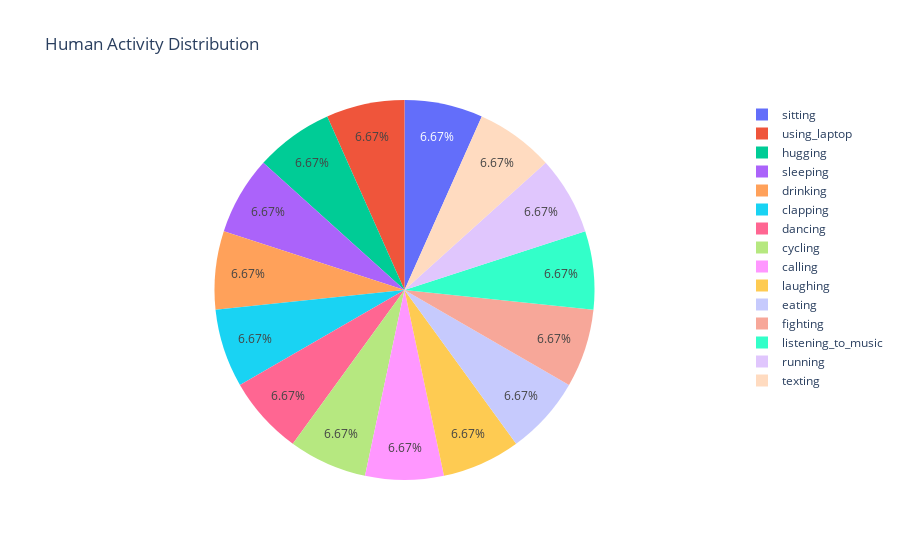

The code cell stored with this chart in its notebook:
### Code cell
# visualizing the human activity dataset
l = train_csv.label.value_counts()
fig = px.pie(train_csv, values=l.values, names=l.index, title='Human Activity Distribution')
fig.show()

### Figure 1 — Plotly figure (JSON) as saved in the notebook; plotly's stock layout.template omitted (floating-point values rounded to 4 significant figures)
{"data": [{"domain": {"x": [0, 1], "y": [0, 1]}, "hovertemplate": "label=%{label}<br>value=%{value}<extra></extra>", "labels": ["sitting", "using_laptop", "hugging", "sleeping", "drinking", "clapping", "dancing", "cycling", "calling", "laughing", "eating", "fighting", "listening_to_music", "running", "texting"], "legendgroup": "", "name": "", "showlegend": true, "type": "pie", "values": [840, 840, 840, 840, 840, 840, 840, 840, 840, 840, 840, 840, 840, 840, 840]}], "layout": {"legend": {"tracegroupgap": 0}, "title": {"text": "Human Activity Distribution"}}}
